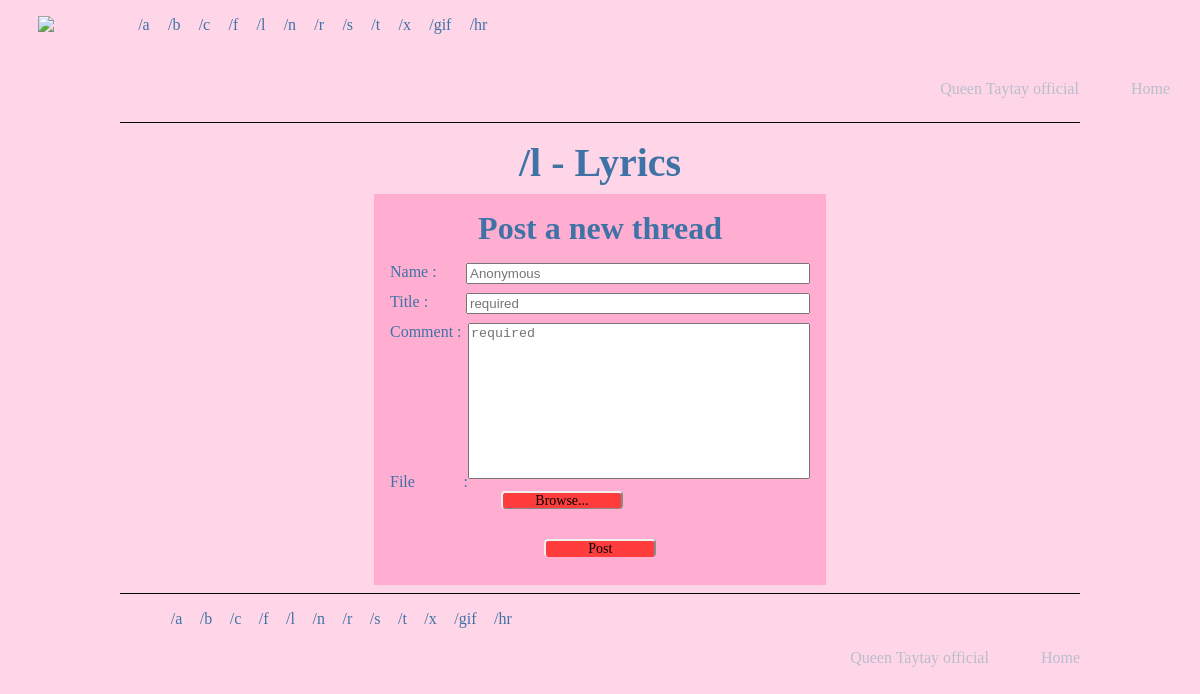
Page /thread.php?id=5 on the committed database.
### tables this page shows
CREATE TABLE `category` (
  `id` int(11) NOT NULL,
  `type` varchar(8) NOT NULL,
  `category` varchar(123) NOT NULL
);

### thread.php (the view, shortened to what this page needs)
<?php
	$whatForm = 'thread';
	$id = 'category_id';
	require_once 'connect.php';
    $title = 'SELECT
    `id`,
	`type`,
	`category`
	FROM
	`category`
	;';
	$stmt = $pdo->prepare($title);
    $stmt->execute();
    $headList = $stmt->fetchAll();
    $getTitle = array();
    foreach ($headList as $key => $value) {
    	if($headList[$key]['id']==$_GET['id'])
    	{
    		array_push($getTitle, $headList[$key]['type'], $headList[$key]['category'], $headList[$key]['id']);
    	}
    }
?>
<!DOCTYPE html>
<html>
<head>
	<link rel="stylesheet" type="text/css" href="styles/tschan.css">
</head>
<body>
	<?php
		require_once 'header.php';
		require_once 'form.php';
	?>
	<?php
		require_once('footer.php');
	?>
</body>
</html>

### header.php
<header class="page">
	<a href="index.php"><img src="content/logoSwift.png" class="logo"></a>
	<ul class="headList">
<?php foreach ($headList as $key => $value): ?>
		<li class="navList" title="<?=$headList[$key]['category']?>"><a href="thread.php?id=<?=$headList[$key]['id']?>">/<?=$headList[$key]['type']?></a></li>
<?php endforeach; ?>
	</ul>
	<nav class="headNav">
		<a href="http://www.taylorswift.com">Queen Taytay official</a>
		<a href="index.php">Home</a>
	</nav>
</header>

### form.php (shortened to what this page needs)
<main>
	<div class="thForm">
<?php
	if (isset($_GET['id'])):
?>
	<h2>/<?=$getTitle['0']?> - <?=$getTitle['1']?></h2>
		<h3 id="formTitle">Post a new <?=$whatForm?></h3>
		<form id="dropper" class="newThread" method="post" enctype="multipart/form-data">
			<div class="formLine">
				<span class="what">Name :</span>
				<input class="formContent" type="text" name="name" placeholder="Anonymous">
			</div>
			<?php if ($id == 'category_id'): ?>
				<div class="formLine">
					<span class="what">Title :</span>
					<input class="checkClass formContent" type="text" name="title" placeholder="required" required="required">
				</div>
			<?php endif; ?>
			<div class="textarea">
				<span class="what">Comment :</span>
				<textarea class="formContent" name="comment" maxlength="4208" rows="10" placeholder="required" selectionDirection="none" required="required"></textarea>
			</div>
			<div class="formLine">
				<span class="what">File :</span>
				<label for="file" class="browse">Browse...</label>
			</div>
			<div class="formLine">
			</div>
			<div class="formLine">
				<label id="button" class="post">Post</label>
			</div>
		</form>
	</div>
<?php
	endif;
?>

### footer.php
</main>
<footer>
	<ul class="footList">
<?php foreach ($headList as $key => $value): ?>
		<li class="navList" title="<?=$headList[$key]['category']?>"><a href="thread.php?id=<?=$headList[$key]['id']?>">/<?=$headList[$key]['type']?></a></li>
<?php endforeach; ?>
	</ul>
	<nav class="footNav">
		<a href="http://www.taylorswift.com">Queen Taytay official</a>
		<a href="index.php">Home</a>
	</nav>
</footer>

### styles/tschan.css (style rules this page uses)
body { background-color: #FFD6E8; margin: 0; font-size: 1em; color: #3F73A5; }
ul { list-style: none; }
li a { color: #3F73A5; }
a { text-decoration: none; color: #B8BECC; }
.navList { margin-left: 8px; }
.page { width: 95%; max-height: 84px; margin: 0 auto; }
.logo { height: 84px; float: left; margin-left: 8px; }
.headList { margin-left: 5%; margin-bottom: 5px; max-height: 100%; }
.headList li { display: inline; padding: 0.3%; }
.headNav { float: right; display: inline; margin-top: 2.56em; }
.headNav a { margin-left: 3em; font-size: 1em; }
.formLine .post { display: flex; width: 8%; margin: 0 auto; padding-left: 42px; background-color: #FF3D3D; border-radius: 4px; text-align: center; }
.browse, .post { -moz-box-shadow:inset 0px 39px 0px -24px #FF3D3D; -webkit-box-shadow:inset 0px 39px 0px -24px #FF3D3D; box-shadow:inset 0px 39px 0px -24px #FF3D3D; background-color: #8A8A8A; -moz-border-radius:4px; -webkit-border-radius:4px; border-radius:4px; border-top: 2px solid #EFEFEF; border-left: 2px solid #EFEFEF; border-right: 2px solid #8A8A8A; display:inline-block; cursor:pointer; color:black; font-family: Lucida ; font-size:14px; padding: 0 32px; margin-left: 26.5%; }
h2 { display: block; width: 500px; margin: 0 auto; text-align: center; font-size: 2.5em; padding-top: 8px; padding-bottom: 8px; }
h3 { display: block; max-width: 452px; margin: 0 auto; background-color: #ffadd1; text-align: center; padding-top: 16px; font-size: 2em; }
.thForm { max-width: 80%; margin: 0 auto; margin-top: 88px; border-top: 1px solid black; text-align: justify; padding-top: 8px; padding-bottom: 8px; }
.newThread { padding: 16px; max-width: 420px; height: auto; margin: 0 auto; background-color: #ffadd1; }
.newThread input, .newThread textarea { width: 80%; float: right; resize: none; }
.newThread .formLine { display: block; min-height: 30px; }
.newThread .textarea { display: block; height: 150px; }
.what { height: 100%; }
footer { border-top: 1px solid black; max-width: 80%; margin: 0 auto; }
.footNav { float: right; display: inline; margin-top: 1em; margin-bottom: 10px; }
.footNav a { margin-left: 3em; font-size: 1em; text-decoration: none; color: #B8BECC; }
.footList { margin-bottom: 5px; max-height: 100%; }
.footList li { display: inline; padding: 0.3%; }

### rows in the picture
category: type "a"
category: type "b"
category: type "c"
category: type "f"
category: type "l", category "Lyrics"
category: type "n"
category: type "r"
category: type "s"
category: type "t"
category: type "x"
category: type "gif"
category: type "hr"

### other values in the picture
$whatForm "thread"
